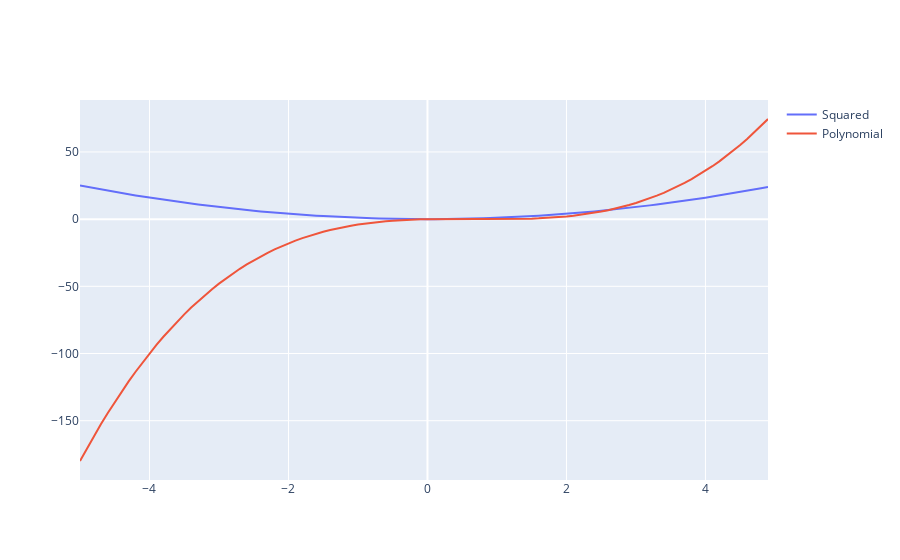

The notebook cell saved with this chart:
### Code cell
start = -5
stop = 5
step = 0.1
sq = numbers_squared(start, stop, step)
ply = poly(start, stop, step)

fig = go.Figure()
fig.add_trace(go.Scatter(x=sq.x, y=sq.y, mode='lines', name='Squared'))
fig.add_trace(go.Scatter(x=ply.x, y=ply.y, mode='lines', name='Polynomial'))
fig.show()
